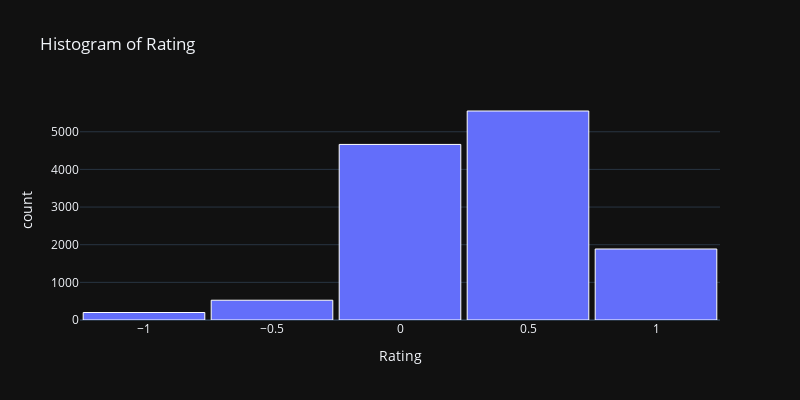

Notebook source saved alongside this figure:
### Code cell
import plotly.express as px

# Assuming df3_con_english is your DataFrame
fig = px.histogram(df_time_sentiment_bing, x='sentiment_score', nbins=10, title='Histogram of Rating', category_orders={'sentiment_score': list(range(1, 6))}, template='plotly_dark')

# Customize the appearance
fig.update_layout(
    bargap=0.05,    # Adjust the gap between bars (0.05 is just an example, you can adjust this value to decrease bar width)
    width=800,      # Set the width of the figure
    height=400     # Set the height of the figure
)

fig.update_xaxes(title='Rating')  # Rename the x-axis as "Rating"

fig.update_traces(marker=dict(line=dict(color='white', width=1)))  # Add white borders to the bars for better separation

# Show the figure
fig.show()

### Figure 1 — Plotly figure (JSON) as saved in the notebook; plotly's stock layout.template omitted (floating-point values rounded to 4 significant figures; data arrays with more than 128 entries replaced by an {"elided": "..."} marker saying what was removed)
{"data": [{"alignmentgroup": "True", "bingroup": "x", "hovertemplate": "sentiment_score=%{x}<br>count=%{y}<extra></extra>", "legendgroup": "", "marker": {"color": "#636efa", "line": {"color": "white", "width": 1}, "pattern": {"shape": ""}}, "name": "", "nbinsx": 10, "offsetgroup": "", "orientation": "v", "showlegend": false, "type": "histogram", "x": {"elided": "12824 float values"}, "xaxis": "x", "yaxis": "y"}], "layout": {"bargap": 0.05, "barmode": "relative", "height": 400, "legend": {"tracegroupgap": 0}, "title": {"text": "Histogram of Rating"}, "width": 800, "xaxis": {"anchor": "y", "categoryarray": [1, 2, 3, 4, 5], "categoryorder": "array", "domain": [0, 1], "title": {"text": "Rating"}}, "yaxis": {"anchor": "x", "domain": [0, 1], "title": {"text": "count"}}}}
